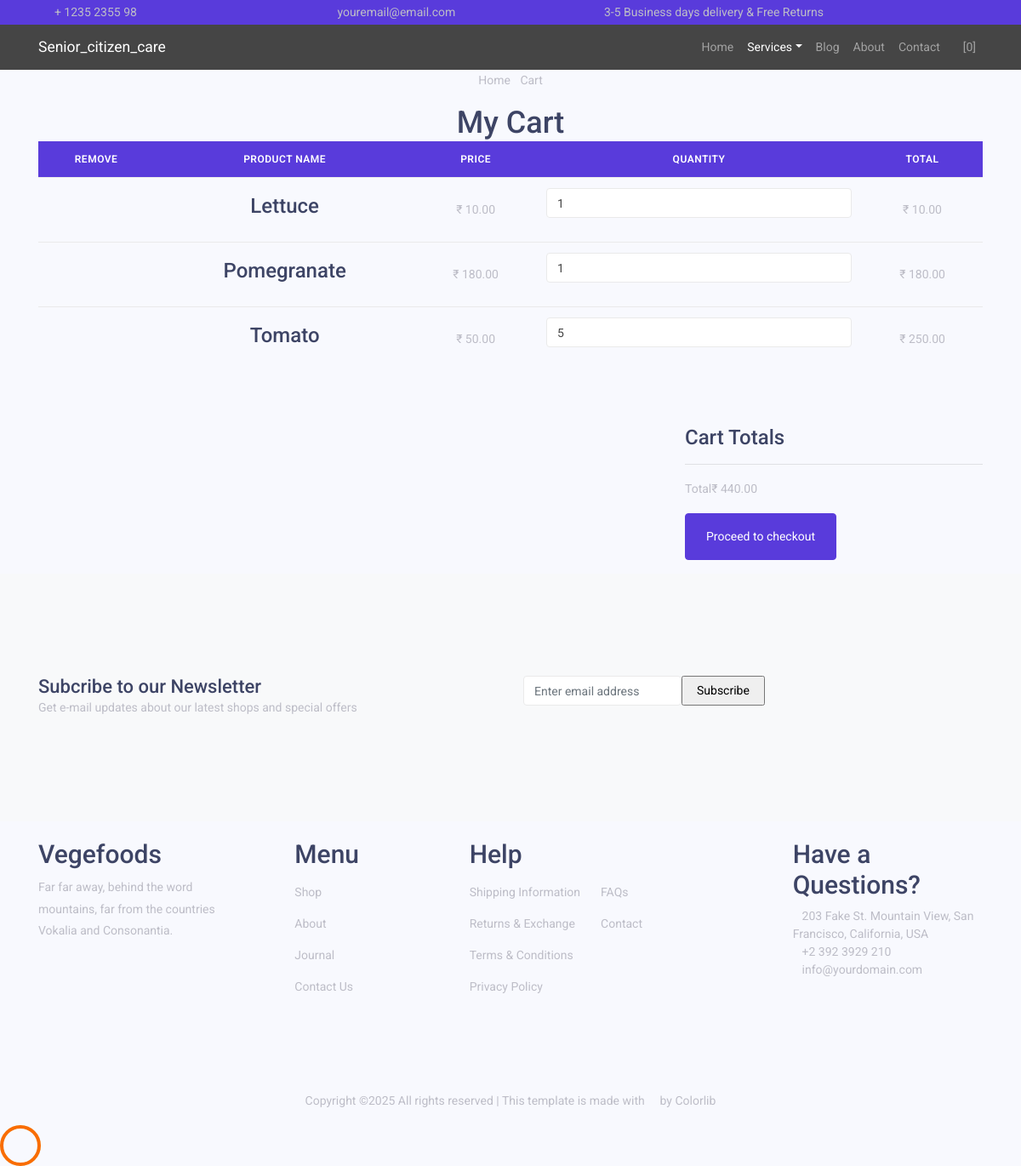
Page /cart/ on the committed database.
### userapp/models.py (models this page shows, shortened)
class CartItem(models.Model):
    product = models.ForeignKey(PRODUCTS, on_delete=models.CASCADE)
    product_name = models.CharField(max_length=255, null=True)
    quantity = models.IntegerField(default=0)
    price = models.DecimalField(max_digits=10, decimal_places=2, default=0.00)
    total_price = models.DecimalField(max_digits=10, decimal_places=2, default=0.00)

### userapp/views.py (the view)
# urls.py: path('cart/', views.cart_view, name='cart_view'),
def cart_view(request):
    cart_items = CartItem.objects.all()
    total_price = sum(item.total_price for item in cart_items)
    return render(request, "grocery/carts.html", {"cart_items": cart_items, "total_price": total_price})

### userapp/templates/grocery/carts.html (shortened to what this page needs)
<!DOCTYPE html>
{% load static %}
<html lang="en">
  <head>
    <link rel="stylesheet" href="{% static 'grocery/css/open-iconic-bootstrap.min.css' %}">
    <link rel="stylesheet" href="{% static 'grocery/css/animate.css' %}">
    <link rel="stylesheet" href="{% static 'grocery/css/owl.carousel.min.css' %}">
    <link rel="stylesheet" href="{% static 'grocery/css/owl.theme.default.min.css' %}">
    <link rel="stylesheet" href="{% static 'grocery/css/magnific-popup.css' %}">
    <link rel="stylesheet" href="{% static 'grocery/css/aos.css' %}">
    <link rel="stylesheet" href="{% static 'grocery/css/ionicons.min.css' %}">
    <link rel="stylesheet" href="{% static 'grocery/css/bootstrap-datepicker.css' %}">
    <link rel="stylesheet" href="{% static 'grocery/css/jquery.timepicker.css' %}">
    <link rel="stylesheet" href="{% static 'grocery/css/flaticon.css' %}">
    <link rel="stylesheet" href="{% static 'grocery/css/icomoon.css' %}">
    <link rel="stylesheet" href="{% static 'grocery/css/style.css' %}">
  </head>
  <body class="goto-here">
		<div class="py-1 bg-primary">
    	<div class="container">
    		<div class="row no-gutters d-flex align-items-start align-items-center px-md-0">
	    		<div class="col-lg-12 d-block">
		    		<div class="row d-flex">
		    			<div class="col-md pr-4 d-flex topper align-items-center">
					    	<div class="icon mr-2 d-flex justify-content-center align-items-center"><span class="icon-phone2"></span></div>
						    <span class="text">+ 1235 2355 98</span>
					    </div>
					    <div class="col-md pr-4 d-flex topper align-items-center">
					    	<div class="icon mr-2 d-flex justify-content-center align-items-center"><span class="icon-paper-plane"></span></div>
						    <span class="text">youremail@email.com</span>
					    </div>
					    <div class="col-md-5 pr-4 d-flex topper align-items-center text-lg-right">
						    <span class="text">3-5 Business days delivery &amp; Free Returns</span>
					    </div>
				    </div>
			    </div>
		    </div>
		  </div>
    </div>
     <nav class="navbar navbar-expand-lg navbar-dark ftco_navbar bg-dark ftco-navbar-light" id="ftco-navbar">
	    <div class="container">
	      <a class="navbar-brand" href="index.html">Senior_citizen_care</a>
	      <div class="collapse navbar-collapse" id="ftco-nav">
	        <ul class="navbar-nav ml-auto">
	          <li class="nav-item"><a href="{% url 'user_home' %}" class="nav-link">Home</a></li>
	          <li class="nav-item active dropdown">
              <a class="nav-link dropdown-toggle" href="#" id="dropdown04" data-toggle="dropdown" aria-haspopup="true" aria-expanded="false">Services</a>
            </li>
	          <li class="nav-item"><a href="{% url 'user_blog' %}" class="nav-link">Blog</a></li>
	          <li class="nav-item"><a href="{% url 'user_about' %}" class="nav-link">About</a></li>
	          <li class="nav-item"><a href="{% url 'user_contact' %}" class="nav-link">Contact</a></li>
	          <li class="nav-item cta cta-colored"><a href="{% url 'add_to_cart' %}" class="nav-link"><span class="icon-shopping_cart"></span>[0]</a></li>
	        </ul>
	      </div>
	    </div>
	  </nav>
    <div class="hero-wrap hero-bread" style="background-image: url({% static 'grocery/images/bg_1.jpg' %});">
      <div class="container">
        <div class="row no-gutters slider-text align-items-center justify-content-center">
          <div class="col-md-9 ftco-animate text-center">
          	<p class="breadcrumbs"><span class="mr-2"><a href="{% url 'user_home' %}">Home</a></span> <span>Cart</span></p>
            <h1 class="mb-0 bread">My Cart</h1>
          </div>
        </div>
      </div>
    </div>
    <section class="ftco-section ftco-cart">
			<div class="container">
				<div class="row">
    			<div class="col-md-12 ftco-animate">
    				<div class="cart-list">
	    				<table class="table">
						    <thead class="thead-primary">
						      <tr class="text-center">
						        <th>Remove</th>
						        <th>Product name</th>
						        <th>Price</th>
						        <th>Quantity</th>
						        <th>Total</th>
						      </tr>
						    </thead>
						    <tbody>
							 {% for item in cart_items %}
						      <tr class="text-center">
								  <td class="product-remove"><a href="{% url 'remove_from_cart' item.id %}"><span class="ion-ios-close"></span></a></td>
						        <td class="product-name">
						        	<h3>{{ item.product_name }}</h3>
						        </td>
						        <td class="price">₹ {{ item.price }}</td>
						        <td class="quantity">
						        	<div class="input-group mb-3">
					             	<input type="text" name="quantity" class="quantity form-control input-number" value="{{ item.quantity }}" min="1" max="100">
					          	</div>
					          </td>
						        <td class="total">₹ {{ item.total_price }}</td>
						      </tr>
							{% endfor %}
						    </tbody>
						  </table>
					  </div>
    			</div>
    		</div>
    		<div class="row justify-content-end">
    			<div class="col-lg-4 mt-5 cart-wrap ftco-animate">
    				<div class="cart-total mb-3">
    					<h3>Cart Totals</h3>
    					<hr>
    					<p class="d-flex total-price">
    						<span>Total</span>
    						<span>₹ {{ total_price }}</span>
    					</p>
    				</div>
    				<p><a href="{% url 'checkout' %}"><button class="btn btn-primary py-3 px-4" type="submit">Proceed to checkout</button></a></p>
    			</div>
    		</div>
			</div>
		</section>
		<section class="ftco-section ftco-no-pt ftco-no-pb py-5 bg-light">
      <div class="container py-4">
        <div class="row d-flex justify-content-center py-5">
          <div class="col-md-6">
          	<h2 style="font-size: 22px;" class="mb-0">Subcribe to our Newsletter</h2>
          	<span>Get e-mail updates about our latest shops and special offers</span>
          </div>
          <div class="col-md-6 d-flex align-items-center">
            <form action="#" class="subscribe-form">
              <div class="form-group d-flex">
                <input type="text" class="form-control" placeholder="Enter email address">
                <input type="submit" value="Subscribe" class="submit px-3">
              </div>
            </form>
          </div>
        </div>
      </div>
    </section>
    <footer class="ftco-footer ftco-section">
      <div class="container">
      	<div class="row">
      		<div class="mouse">
						<a href="#" class="mouse-icon">
							<div class="mouse-wheel"><span class="ion-ios-arrow-up"></span></div>
						</a>
					</div>
      	</div>
        <div class="row mb-5">
          <div class="col-md">
            <div class="ftco-footer-widget mb-4">
              <h2 class="ftco-heading-2">Vegefoods</h2>
              <p>Far far away, behind the word mountains, far from the countries Vokalia and Consonantia.</p>
              <ul class="ftco-footer-social list-unstyled float-md-left float-lft mt-5">
                <li class="ftco-animate"><a href="#"><span class="icon-twitter"></span></a></li>
                <li class="ftco-animate"><a href="#"><span class="icon-facebook"></span></a></li>
                <li class="ftco-animate"><a href="#"><span class="icon-instagram"></span></a></li>
              </ul>
            </div>
          </div>
          <div class="col-md">
            <div class="ftco-footer-widget mb-4 ml-md-5">
              <h2 class="ftco-heading-2">Menu</h2>
              <ul class="list-unstyled">
                <li><a href="#" class="py-2 d-block">Shop</a></li>
                <li><a href="#" class="py-2 d-block">About</a></li>
                <li><a href="#" class="py-2 d-block">Journal</a></li>
                <li><a href="#" class="py-2 d-block">Contact Us</a></li>
              </ul>
            </div>
          </div>
          <div class="col-md-4">
             <div class="ftco-footer-widget mb-4">
              <h2 class="ftco-heading-2">Help</h2>
              <div class="d-flex">
	              <ul class="list-unstyled mr-l-5 pr-l-3 mr-4">
	                <li><a href="#" class="py-2 d-block">Shipping Information</a></li>
	                <li><a href="#" class="py-2 d-block">Returns &amp; Exchange</a></li>
	                <li><a href="#" class="py-2 d-block">Terms &amp; Conditions</a></li>
	                <li><a href="#" class="py-2 d-block">Privacy Policy</a></li>
	              </ul>
	              <ul class="list-unstyled">
	                <li><a href="#" class="py-2 d-block">FAQs</a></li>
	                <li><a href="#" class="py-2 d-block">Contact</a></li>
	              </ul>
	            </div>
            </div>
          </div>
          <div class="col-md">
            <div class="ftco-footer-widget mb-4">
            	<h2 class="ftco-heading-2">Have a Questions?</h2>
            	<div class="block-23 mb-3">
	              <ul>
	                <li><span class="icon icon-map-marker"></span><span class="text">203 Fake St. Mountain View, San Francisco, California, USA</span></li>
	                <li><a href="#"><span class="icon icon-phone"></span><span class="text">+2 392 3929 210</span></a></li>
	                <li><a href="#"><span class="icon icon-envelope"></span><span class="text">info@yourdomain.com</span></a></li>
	              </ul>
	            </div>
            </div>
          </div>
        </div>
        <div class="row">
          <div class="col-md-12 text-center">
            <p>
						  Copyright &copy;<script>document.write(new Date().getFullYear());</script> All rights reserved | This template is made with <i class="icon-heart color-danger" aria-hidden="true"></i> by <a href="https://colorlib.com" target="_blank">Colorlib</a>
						</p>
          </div>
        </div>
      </div>
    </footer>
  <div id="ftco-loader" class="show fullscreen"><svg class="circular" width="48px" height="48px"><circle class="path-bg" cx="24" cy="24" r="22" fill="none" stroke-width="4" stroke="#eeeeee"/><circle class="path" cx="24" cy="24" r="22" fill="none" stroke-width="4" stroke-miterlimit="10" stroke="#F96D00"/></svg></div>
  </body>
</html>

### rows in the picture
CartItem: product_name "Lettuce", price "10.00", quantity "1", total_price "10.00"
CartItem: product_name "Pomegranate", price "180.00", quantity "1", total_price "180.00"
CartItem: product_name "Tomato", price "50.00", quantity "5", total_price "250.00"

### other values in the picture
{{ total_price }} "440.00"
